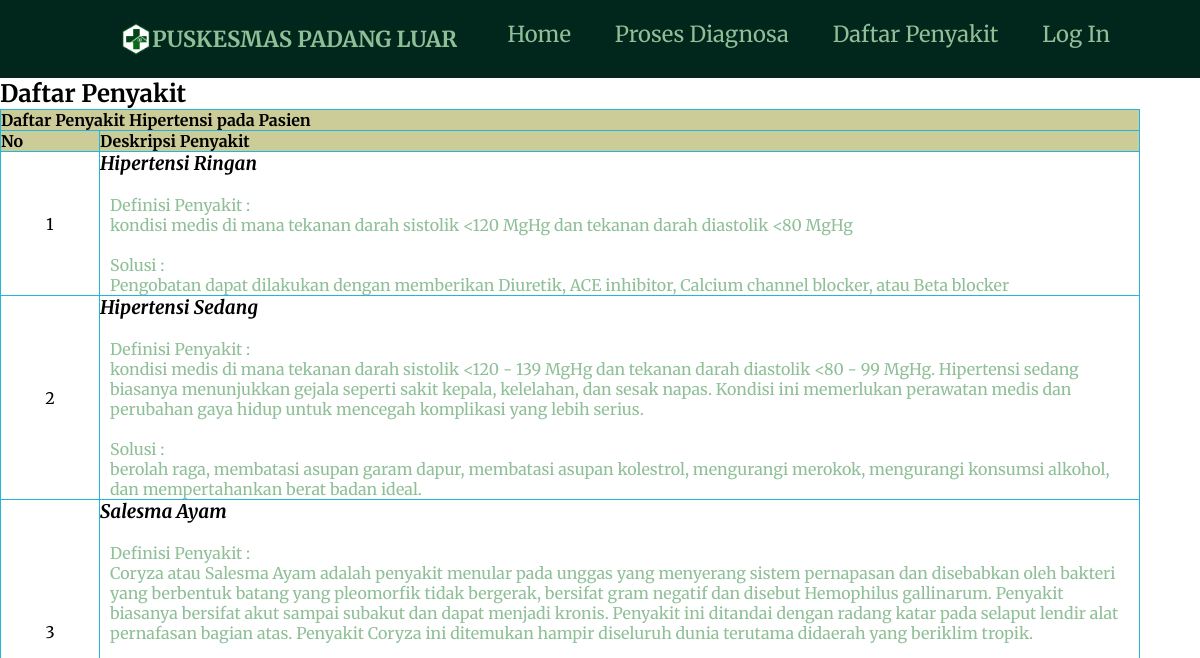
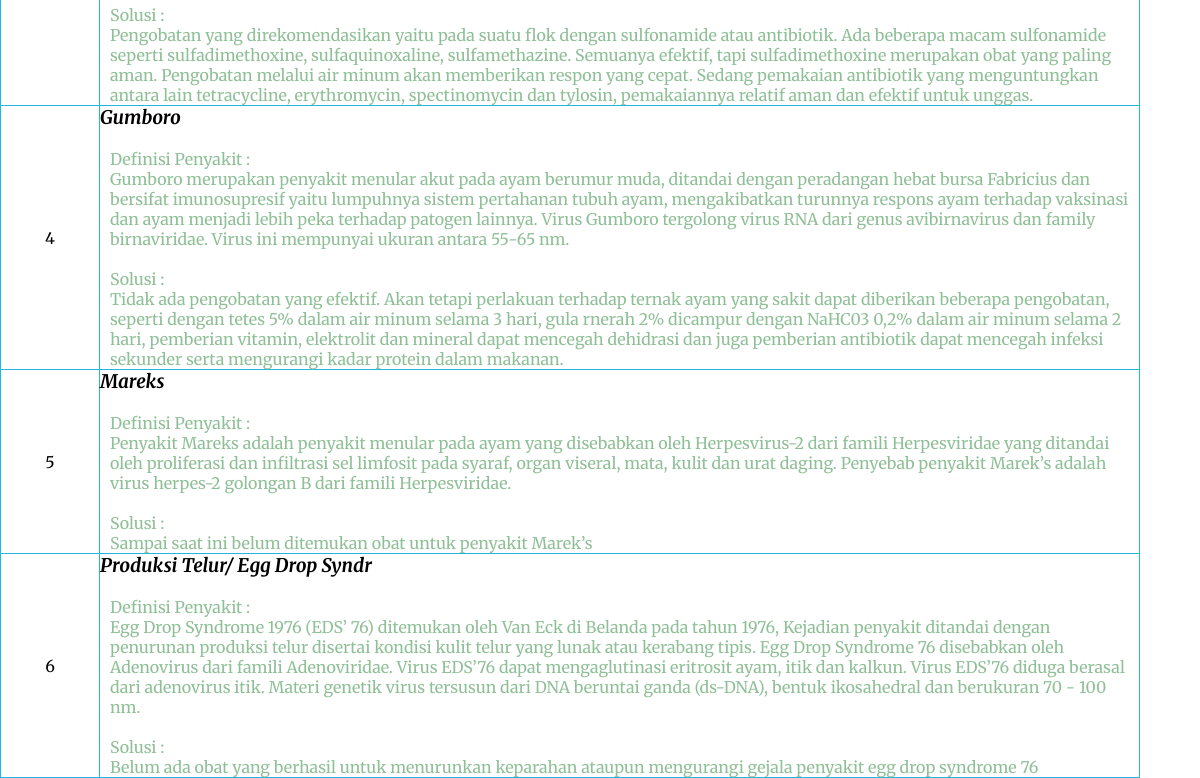
Page /index.php?top=daftar-penyakit.php on the earlier database version (2 pictures, top to bottom).
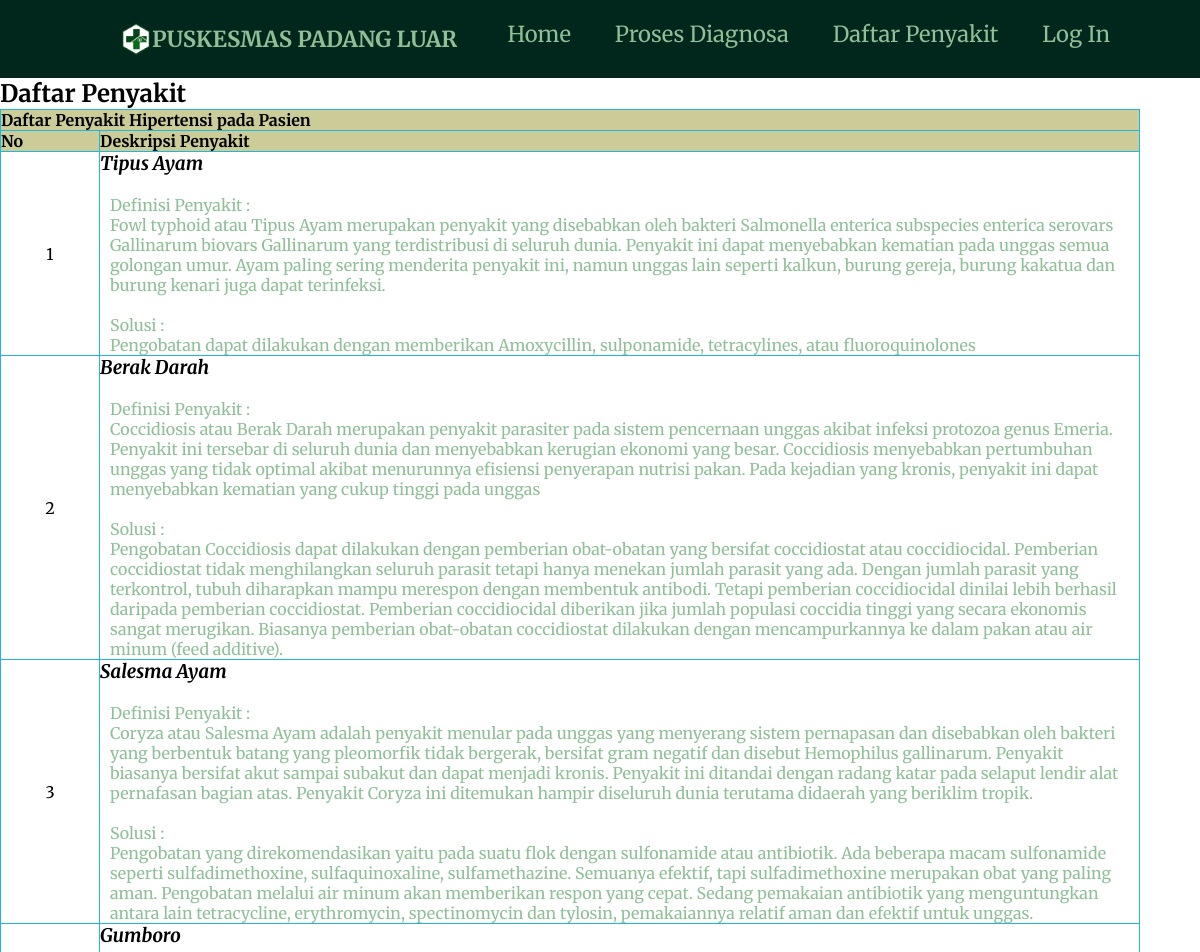
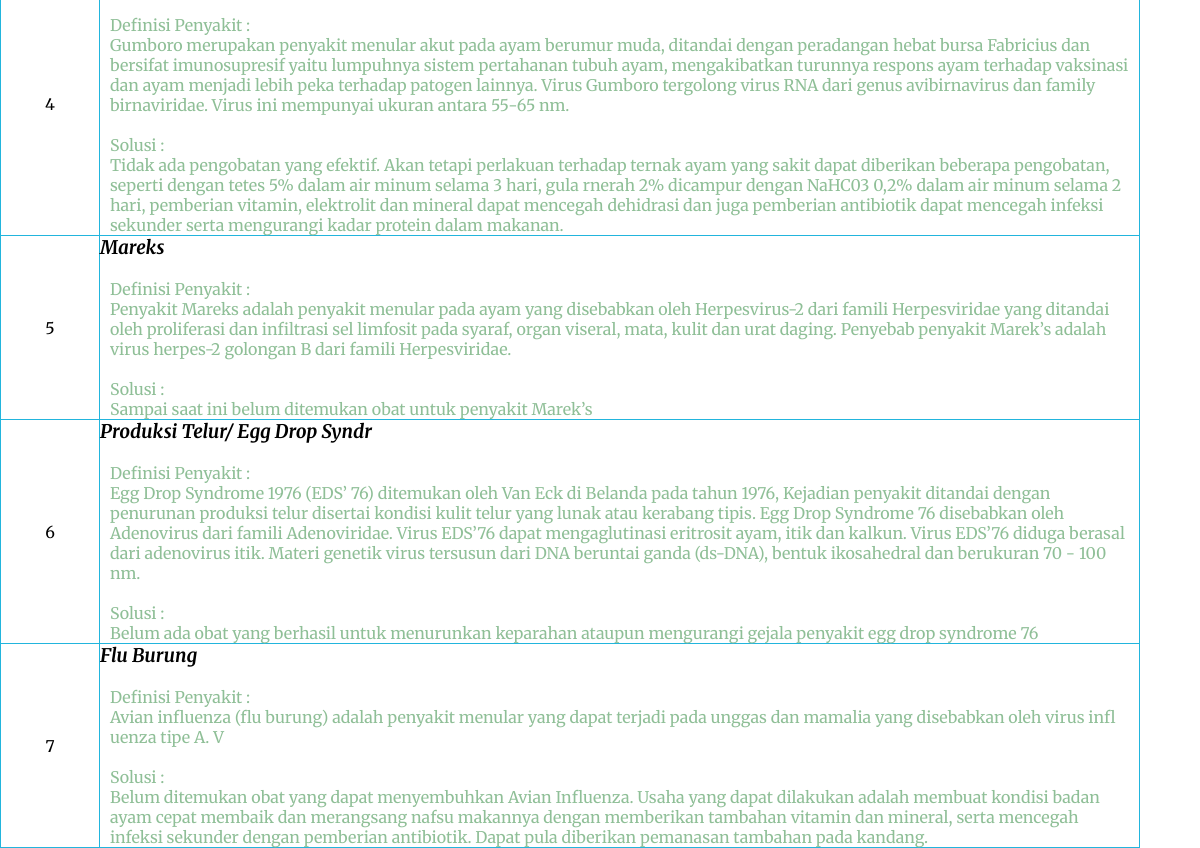
Same page on the later database version (2 pictures, top to bottom).
### tables this page shows
CREATE TABLE `penyakit_solusi` (
  `kd_penyakit` char(4) NOT NULL,
  `nama_penyakit` varchar(30) DEFAULT NULL,
  `definisi` text DEFAULT NULL,
  `solusi` text DEFAULT NULL
);

### daftar-penyakit.php (the view, shortened to what this page needs)
<div class="art-post">
  <div class="art-post-body">
    <div class="art-post-inner art-article">
      <h2 class="art-postheader">Daftar Penyakit</h2>
      <div class="art-postcontent">
        <table width="95%" border="0" align="center" cellpadding="2" cellspacing="1" bgcolor="#22B5DD">
          <tr bgcolor="#CCCC99">
            <td colspan="4"><b>Daftar Penyakit Hipertensi pada Pasien</b></td>
          </tr>
          <tr bgcolor="#DBEAF5">
            <td width="23" bgcolor="#CCCC99"><b>No</b></td>
            <td width="244" bgcolor="#CCCC99"><strong>Deskripsi Penyakit</strong></td>
          </tr>
          <?php
          $sql = "SELECT * FROM penyakit_solusi ORDER BY kd_penyakit";
          $qry = mysqli_query($koneksi, $sql) or die("SQL Error" . mysqli_error($koneksi));
          $no = 0;
          while ($data = mysqli_fetch_array($qry)) {
            $no++;
            ?>
            <tr bgcolor="#FFFFFF">
              <td>
                <div align="center">
                  <?php echo $no; ?>
                </div>
              </td>
              <td>
                <div align="left">
                  <div align="left">
                    <?php echo "<h3><em>$data[nama_penyakit]</em></h3>"; ?>
                  </div>
                  <ul>
                    <li><label>Definisi Penyakit :</label>
                      <p>
                        <?php echo "$data[definisi]"; ?>
                      </p>
                    </li>
                    <li><label>Solusi :</label>
                      <p>
                        <?php echo "$data[solusi]"; ?>
                      </p>
                </div>
              </td>
            </tr>
            <?php
          }
          ?>
        </table>
      </div>
    </div>
  </div>
</div>

### index.php (shortened to what this page needs)
<!DOCTYPE html PUBLIC "-//W3C//DTD XHTML 1.0 Transitional//EN" "http://www.w3.org/TR/xhtml1/DTD/xhtml1-transitional.dtd"
    []>
<html xmlns="http://www.w3.org/1999/xhtml" dir="ltr" lang="en-US" xml:lang="en">
<head>
    <link rel="stylesheet" href="css\main.css" type="text/css" media="screen" />
</head>
<body">
    <?php include "menu.php"; ?>
    <?php $top = $_GET['top']; ?>
    <?php
    if (empty($top)) {
        $on_top = "home.php";
        echo "<meta http-equiv='refresh' content='0; url=index.php?top=home.php'>";
    } else {
        $on_top = $top;
        include "$on_top";
    }
    ?>
    </body>
</html>

### menu.php
<header>
	<nav>
		<a href="index.php?top=home.php">
			<div class="judul">
				<img class="logo-puskesmas" src="images\logo-puskesmas.png" alt="" class="logo" />
				<h1 class="instansi ms-auto">PUSKESMAS PADANG LUAR</h1>
			</div>
		</a>
		<ul class="nav-links">
			<li>
				<a href="index.php?top=home.php">Home</a>
			</li>
			<li>
				<a href="index.php?top=pasien_add_fm.php">Proses Diagnosa</a>
			</li>
			<li>
				<a href="index.php?top=daftar-penyakit.php">Daftar Penyakit</a>
			</li>
			<li>
				<a target="_blank" href="admin/index.php">Log In</a>
			</li>
		</ul>
	</nav>
</header>

### css/main.css (style rules this page uses)
* { box-sizing: border-box; margin: 0; padding: 0; font-family: "Merriweather", serif; }
.judul { display: flex; align-items: center; }
.instansi, .nav-links li { font-size: 22px; color: #8FBF97; }
a:link { text-decoration: none; }
.nav-links, li, a { color: black; display: inline-block; padding: 0 10px; }
.nav-links, li a { transition: all 0.3s ease 0s; }
.instansi:hover, .nav-links, li a:hover { color: #B9EDDD; transition: 0.3s; }
nav { font-family: "Merriweather", serif; background-color: #01261C; list-style: none; display: flex; justify-content: space-between; padding: 20px 5%; }
.nav-links { list-style: none; text-decoration: none; color: #8FBF97; }
.logo-puskesmas { margin-left: 50px; width: 32px; }
.navbar-nav, li, a { color: #8FBF97; }
label { padding-top: 20px; display: inline-block; }

Differences in the rows shown:
changed penyakit_solusi: nama_penyakit "Hipertensi Ringan" → "Tipus Ayam"; definisi "kondisi medis di mana tekanan darah sistolik <120 MgHg dan tekanan darah diastolik <80 MgHg" → "Fowl typhoid atau Tipus Ayam merupakan penyakit yang disebabkan oleh bakteri Salmonella enterica subspecies enterica serovars Gallinarum biovars Gallinarum yang terdistribusi di seluruh dunia. Penyakit ini dapat menyebabkan kematian pada unggas semua golongan umur. Ayam paling sering menderita penyakit ini, namun unggas lain seperti kalkun, burung gereja, burung kakatua dan burung kenari juga dapat terinfeksi."; solusi "Pengobatan dapat dilakukan dengan memberikan Diuretik, ACE inhibitor, Calcium channel blocker, atau Beta blocker" → "Pengobatan dapat dilakukan dengan memberikan Amoxycillin, sulponamide, tetracylines, atau fluoroquinolones"
changed penyakit_solusi: nama_penyakit "Hipertensi Sedang" → "Berak Darah"; definisi "kondisi medis di mana tekanan darah sistolik <120 - 139 MgHg dan tekanan darah diastolik <80 - 99 MgHg. Hipertensi sedang biasanya menunjukkan gejala seperti sakit kepala, kelelahan, dan sesak napas. Kondisi ini memerlukan perawatan medis dan perubahan gaya hidup untuk mencegah komplikasi yang lebih serius." → "Coccidiosis atau Berak Darah merupakan penyakit parasiter pada sistem pencernaan unggas akibat infeksi protozoa genus Emeria. Penyakit ini tersebar di seluruh dunia dan menyebabkan kerugian ekonomi yang besar. Coccidiosis menyebabkan pertumbuhan unggas yang tidak optimal akibat menurunnya efisiensi penyerapan nutrisi pakan. Pada kejadian yang kronis, penyakit ini dapat menyebabkan kematian yang cukup tinggi pada unggas"; solusi "berolah raga, membatasi asupan garam dapur, membatasi asupan kolestrol, mengurangi merokok, mengurangi konsumsi alkohol, dan mempertahankan berat badan ideal." → "Pengobatan Coccidiosis dapat dilakukan dengan pemberian obat-obatan yang bersifat coccidiostat atau coccidiocidal. Pemberian coccidiostat tidak menghilangkan seluruh parasit tetapi hanya menekan jumlah parasit yang ada. Dengan jumlah parasit yang terkontrol, tubuh diharapkan mampu merespon dengan membentuk antibodi. Tetapi pemberian coccidiocidal dinilai lebih berhasil daripada pemberian coccidiostat. Pemberian coccidiocidal diberikan jika jumlah populasi coccidia tinggi yang secara ekonomis sangat merugikan. Biasanya pemberian obat-obatan coccidiostat dilakukan dengan mencampurkannya ke dalam pakan atau air minum (feed additive)."
added penyakit_solusi: nama_penyakit "Flu Burung", definisi "Avian influenza (flu burung) adalah penyakit menular yang dapat terjadi pada unggas dan mamalia yang disebabkan oleh virus infl uenza tipe A. V", solusi "Belum ditemukan obat yang dapat menyembuhkan Avian Influenza. Usaha yang dapat dilakukan adalah membuat kondisi badan ayam cepat membaik dan merangsang nafsu makannya dengan memberikan tambahan vitamin dan mineral, serta mencegah infeksi sekunder dengan pemberian antibiotik. Dapat pula diberikan pemanasan tambahan pada kandang."
